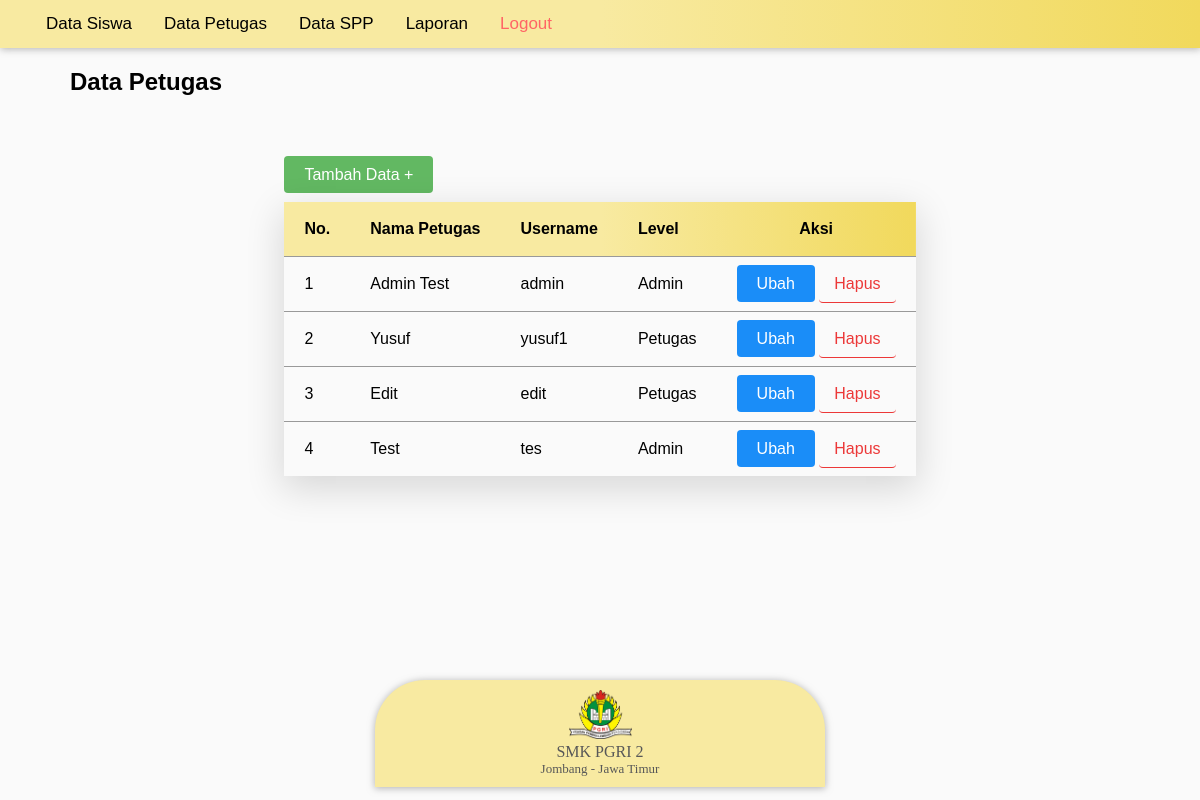
The page /includes/admin/?p=petugas (signed in) on the database its author committed.
### tables this page shows
CREATE TABLE `tb_petugas` (
  `id_petugas` int(11) NOT NULL,
  `username` varchar(25) NOT NULL,
  `password` varchar(60) NOT NULL,
  `nama_petugas` varchar(100) NOT NULL,
  `level` enum('Admin','Petugas') NOT NULL
);

### config/koneksi.php (called while the page is built, shortened)
<?php
    class Koneksi {
        var $host = 'localhost';
        var $user = 'root';
        var $pass = '';
        var $db_name = 'spp-pi-revisi-v2';
        public function __construct() {
            $this->konek = mysqli_connect($this->host, $this->user, $this->pass, $this->db_name);
        }
    }

### includes/admin/admin.php (called while the page is built, shortened)
<?php
    require_once '../../config/koneksi.php';
    class Admin extends Koneksi {
        public function getAllDataPetugas() {
            $stmt = mysqli_query($this->konek, "SELECT * FROM tb_petugas");
            return $stmt;
        }
    }

### includes/admin/data-petugas.php (the view, shortened to what this page needs)
<h2>Data Petugas</h2>
<div id="kontainer-konten">
    <div id="scrolltable-wrap" >
        <a class="tombolhijau" href="?p=tambah-petugas">Tambah Data +</a>
        <br><br>
        <div id="scrolltable" style="">
            <div class="divTable">
                <div class="divTableBody">
                    <div class="divTableRowHead">
                        <div class="divTableHead">No.</div>
                        <div class="divTableHead">Nama Petugas</div>
                        <div class="divTableHead">Username</div>
                        <div class="divTableHead">Level</div>
                        <div align="center" class="divTableHead">Aksi</div>
                    </div>
                    <?php
                        $no = 1;
                        $rows = $admin->getAllDataPetugas();
                        foreach ($rows as $row) :
                    ?>
                    <div class="divTableRow">
                        <div class="divTableCell"><?= $no++; ?></div>
                        <div class="divTableCell"><?= $row['nama_petugas']; ?></div>
                        <div class="divTableCell"><?= $row['username']; ?></div>
                        <div class="divTableCell"><?= $row['level']; ?></div>
                        <div class="divTableCell"><a class="tombolbiru" href="?p=ubah-petugas&id=<?= $row['id_petugas']; ?>">Ubah</a> <a class="hapus" href="?p=hapus-petugas&id=<?= $row['id_petugas']; ?>">Hapus</a></div>
                    </div>
                    <?php
                        endforeach;
                    ?>
                </div>
            </div>
        </div>
    </div>
</div>
<?php
    require_once 'footer.php';
?>

### includes/admin/header.php (shortened to what this page needs)
<?php
    require_once 'admin.php';
    $admin = new Admin;
?>
<!DOCTYPE html>
<html>
    <head>
        <link rel="stylesheet" href="../../style/style.css">
    </head>
<body>
    <nav class="topnav" id="myTopnav">
        <a href="?p=siswa">Data Siswa</a>
        <a href="?p=petugas">Data Petugas</a>
        <a href="?p=spp">Data SPP</a></li>
        <a href="?p=laporan">Laporan</a>
        <a id="logout" href="?p=logout">Logout</a>
    </nav>

### includes/admin/index.php (shortened to what this page needs)
<?php
    require_once 'header.php';
    if(isset($_GET['p'])) {
        if($_GET['p'] == 'siswa') {
            require_once 'data-siswa.php';
        }   elseif($_GET['p'] == 'beranda') {
            require_once 'beranda.php';
        }
            elseif($_GET['p'] == 'tambah-siswa') {
            require_once 'tambah-siswa.php';
        }
            elseif($_GET['p'] == 'ubah-siswa') {
            require_once 'ubah-siswa.php';
        } elseif($_GET['p'] == 'generate') {
            require_once 'generator-data-siswa.php';
        }
        elseif($_GET['p'] == 'petugas') {
            require_once 'data-petugas.php';
        }
        elseif($_GET['p'] == 'tambah-petugas') {
            require_once 'tambah-petugas.php';
        }
        elseif($_GET['p'] == 'ubah-petugas') {
            require_once 'ubah-petugas.php';
        }
        elseif($_GET['p'] == 'spp') {
            require_once 'data-spp.php';
        }
        elseif($_GET['p'] == 'tambah-spp') {
            require_once 'tambah-spp.php';
        }
        elseif($_GET['p'] == 'ubah-spp') {
            require_once 'ubah-spp.php';
        }
        elseif($_GET['p'] == 'laporan') {
            require_once 'laporan-pembayaran.php';
        }
        elseif($_GET['p'] = 'logout') {
            header('Location: ../../index.php');
            session_destroy();
        }
    }
?>

### includes/admin/footer.php
</body>
    <div class="clearfooter"></div>
        <div id ='footer'>
            <div id='footer2'>
                <img src="../../style/LogoPGRI-jombang.png"><br>
			    SMK PGRI 2<br>
			<div style="font-size:13px;">Jombang - Jawa Timur</div>
		</div>
    </div>
</html>

### style/style.css (style rules this page uses)
* { box-sizing: border-box; scroll-behavior: smooth; }
html, body { background-color: rgb(250, 250, 250); font-family: Verdana, Geneva, Tahoma, sans-serif; margin: 0; height: 100%; }
h2 { margin-left: 70px ; }
a { text-decoration: none; color: #000000; }
::placeholder { opacity: 0.3; }
.divTable { white-space: nowrap; display: table; max-width: 768px; overflow: auto; min-width: 400px; box-shadow: 0px 11px 35px 2px rgba(0, 0, 0, 0.14); display:inline-block; }
.divTableRow { display: table-row; }
.divTableRowHead { display: table-row; background: linear-gradient(to right, rgb(248, 234, 161), rgb(248, 234, 161), #F1D95C) ; }
.divTableCell, .divTableHead { display: table-cell; padding: 18px 20px; }
.divTableCell { background-color: rgb(250, 250, 250); border-top: 0.5px solid #999999; }
.divTableHead { font-weight: bold; }
.divTableBody { display: table-row-group; }
#logout { color: rgb(255, 101, 101); }
.topnav { padding-left: 30px; overflow: hidden; z-index: 999; background-color: rgb(248, 234, 161) ; background: linear-gradient(to left, #F1D95C, rgb(248, 234, 161), rgb(248, 234, 161)) ; box-shadow:0px 1px 7px 0.5px rgba(128, 128, 128, 0.548); }
.topnav a { float: left; font-size: 17px; text-align: center; padding: 14px 16px; }
#kontainer-konten { display: flex; width: 100%; padding: 50px; padding-bottom: 100px; justify-content: center; min-height: 70%; margin-bottom: -350px; }
.tombolbiru { background-color: rgb(26, 141, 248); padding: 10px 20px; border-radius: 4px; color: white; border: none; text-decoration: none; }
.hapus { padding: 10px 15px; border-bottom: 0.5px solid rgb(236, 56, 56);; border-color: rgb(236, 56, 56); border-radius: 4px; color: rgb(236, 56, 56); }
.tombolhijau { background-color: rgb(98, 184, 98); border: none; padding: 10px 20px; border-radius: 4px; color: white; }
.clearfooter { height: 354px; clear: both; }
#footer { position: relative; bottom: 0px; display: flex; flex-wrap: wrap; justify-content: center; align-items: center; width: 100%; justify-content: space-around; font-family: verdana; height: 30px; }
#footer2 { background-color: rgb(248, 234, 161); box-shadow:0px 1px 7px 0.5px rgba(128, 128, 128, 0.548); border-top-right-radius: 50px; border-top-left-radius: 50px; justify-content: center; text-align: center; align-items: center; font-family: verdana; padding-bottom: 10px; padding-top: 10px; width: 450px; color: rgb(88, 88, 88); }
#footer2 img { width: 63px; }

### rows shown on the page
tb_petugas: nama_petugas "Admin Test", username "admin", level "Admin"
tb_petugas: nama_petugas "Yusuf", username "yusuf1", level "Petugas"
tb_petugas: nama_petugas "Edit", username "edit", level "Petugas"
tb_petugas: nama_petugas "Test", username "tes", level "Admin"
